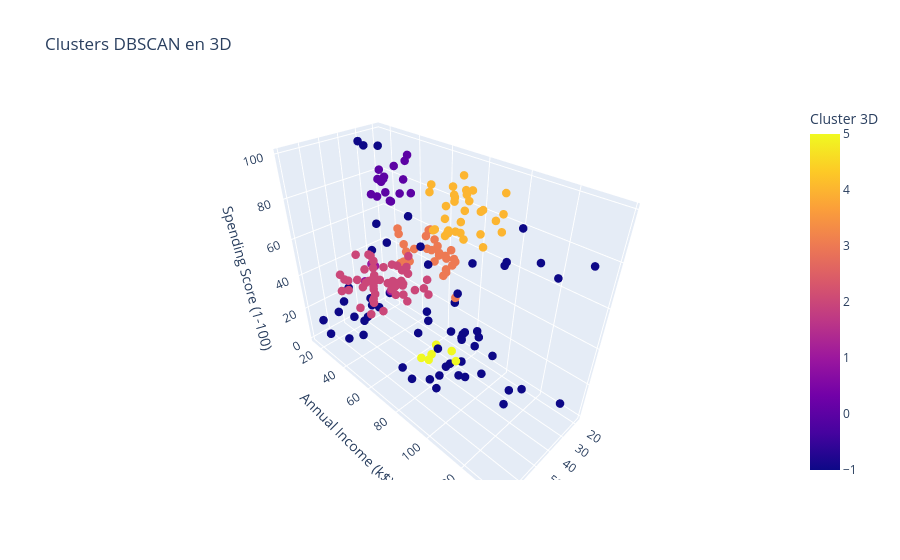

The code cell stored with this chart in its notebook:
### Code cell
# Visualizar clusters en 3 dimensiones
df['Cluster 3D'] = labels_3d

fig = px.scatter_3d(
    df,
    x='Age',
    y='Annual Income (k$)',
    z='Spending Score (1-100)',
    color='Cluster 3D',
    title='Clusters DBSCAN en 3D'
)
fig.update_traces(marker=dict(size=5))
fig.show()

### Figure 1 — Plotly figure (JSON) as saved in the notebook; plotly's stock layout.template omitted (floating-point values rounded to 4 significant figures; data arrays with more than 128 entries replaced by an {"elided": "..."} marker saying what was removed)
{"data": [{"hovertemplate": "Age=%{x}<br>Annual Income (k$)=%{y}<br>Spending Score (1-100)=%{z}<br>Cluster 3D=%{marker.color}<extra></extra>", "legendgroup": "", "marker": {"color": {"elided": "200 int values"}, "coloraxis": "coloraxis", "size": 5, "symbol": "circle"}, "mode": "markers", "name": "", "scene": "scene", "showlegend": false, "type": "scatter3d", "x": {"elided": "200 int values"}, "y": {"elided": "200 int values"}, "z": {"elided": "200 int values"}}], "layout": {"coloraxis": {"colorbar": {"title": {"text": "Cluster 3D"}}, "colorscale": [[0, "#0d0887"], [0.1111, "#46039f"], [0.2222, "#7201a8"], [0.3333, "#9c179e"], [0.4444, "#bd3786"], [0.5556, "#d8576b"], [0.6667, "#ed7953"], [0.7778, "#fb9f3a"], [0.8889, "#fdca26"], [1, "#f0f921"]]}, "legend": {"tracegroupgap": 0}, "scene": {"domain": {"x": [0, 1], "y": [0, 1]}, "xaxis": {"title": {"text": "Age"}}, "yaxis": {"title": {"text": "Annual Income (k$)"}}, "zaxis": {"title": {"text": "Spending Score (1-100)"}}}, "title": {"text": "Clusters DBSCAN en 3D"}}}
